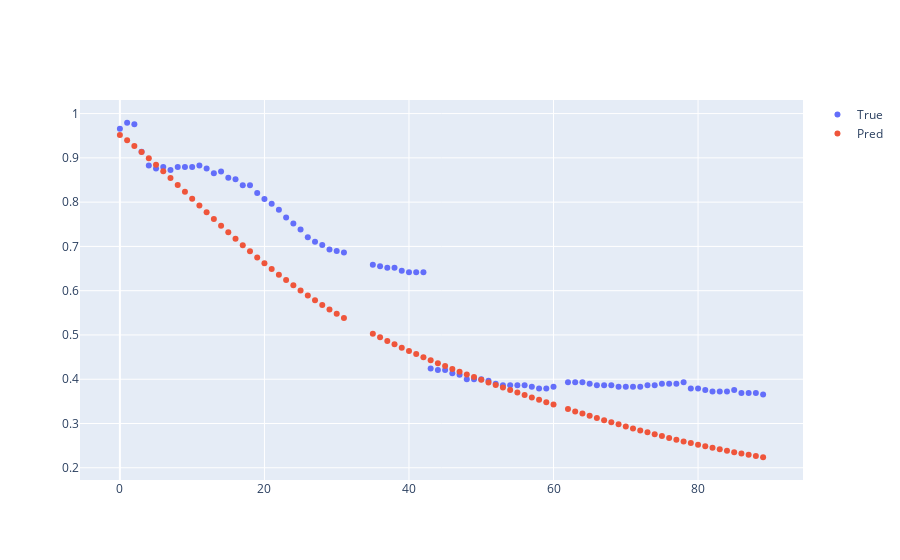

Here is the notebook cell this chart was saved with:
### Code cell
temp = X_test[X_test['TargetDate']=='2019-09-27']
fig = go.Figure()
fig.add_trace(go.Scatter(x=temp['LeadTime'], y=temp['True'],mode='markers',name='True'))
fig.add_trace(go.Scatter(x=temp['LeadTime'], y=temp['Pred'],mode='markers',name='Pred'))
fig.show()
